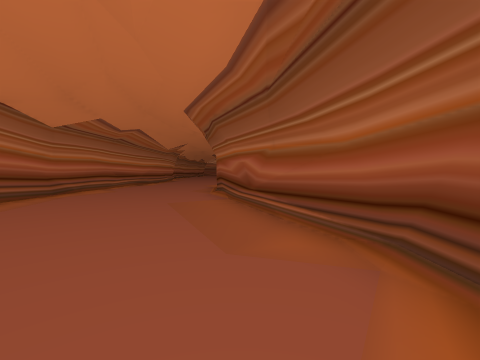
[1] (above)

12 first-person views from a walk through a Godot game level. The camera is 1.4 m above the floor, tilts 2° down and sees 90° across. The floor is counted in squares, 2 m on a side. Each view is taken from the middle of a square. On the plan, view 1 faces up. The plan holds only what a view shows up to about 9 squares ahead; the rest is blank. The place goes on beyond the plan.

[2]
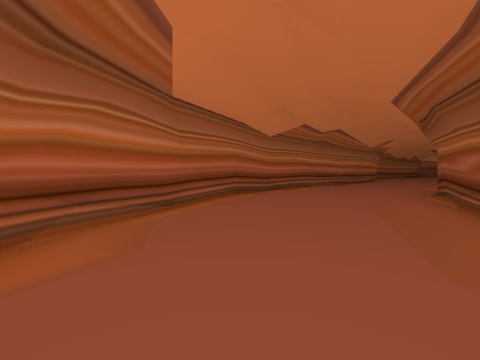

[3]
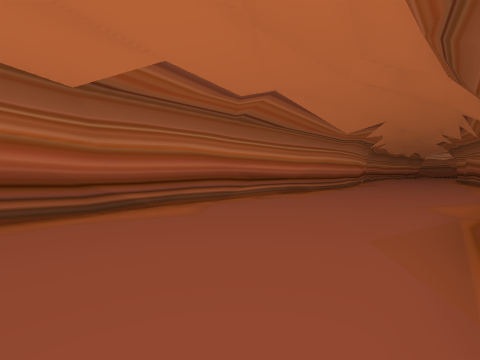

[4]
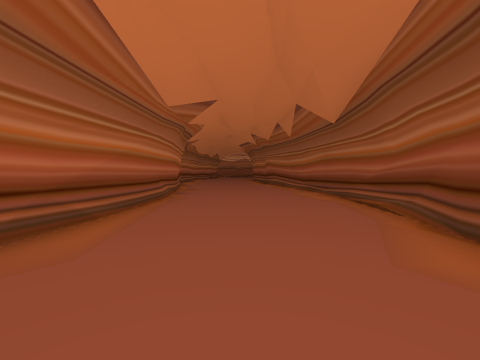

[5]
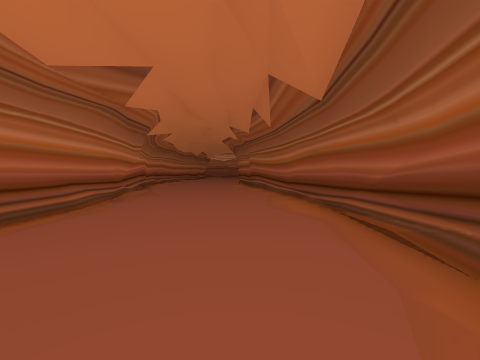

[6]
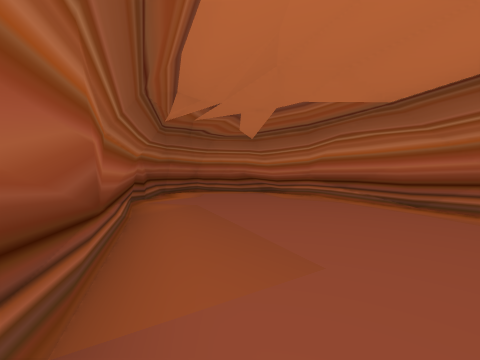

[7]
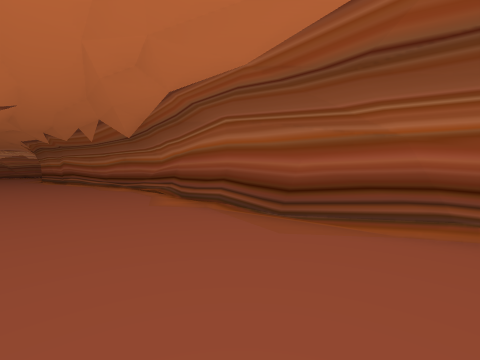

[8]
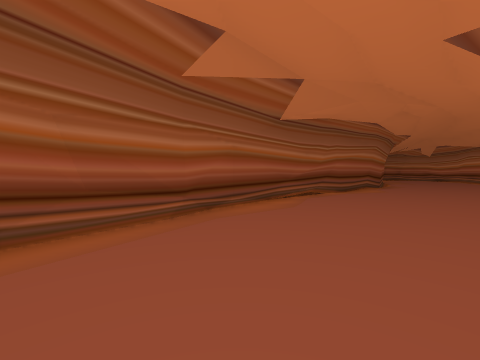

[9]
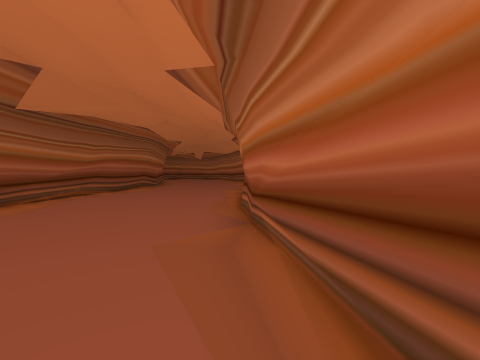

[10]
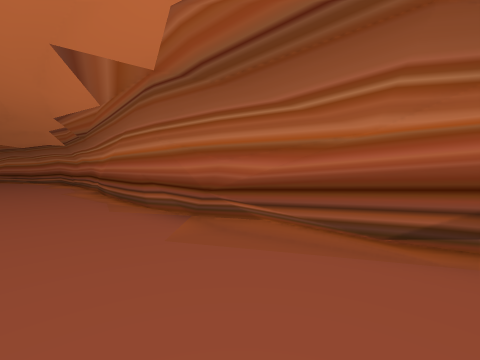

[11]
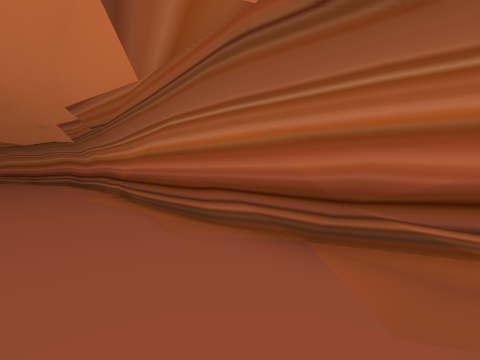

[12]
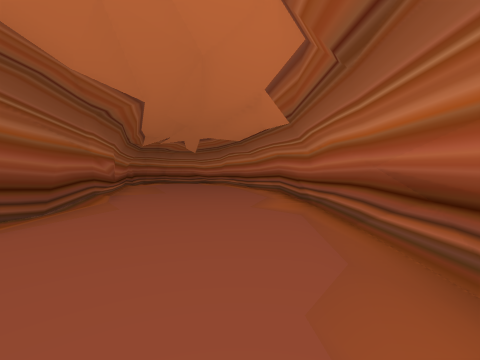

### Floor plan
Points are (right, up) in squares from view 1. A wall is a line through its corners. A room is listed if a view was taken in it or the views show most of it. See-through windows are left out.
Room 1 (views 1, 2, 3, 4, 5, 6, 7, 8, 9, 10, 11, 12)
walls: (-0.9, 10.4) (-0.7, 11.8); (-0.9, 8.8) (-0.9, 10.7); (-0.6, 10.8) (-0.4, 12.8); (-5.5, 11.1) (-5.6, 6.7); (-5.6, 8.1) (-5.3, 5); (-0.6, 12.6) (-0.3, 13.7); (-0.5, 7.3) (-0.9, 9.2); (-0.4, 12.9) (-0.2, 16.4); (-5.5, 13.2) (-5.5, 12.6); (-5, 13.7) (-5.6, 10.1); (-5.3, 5.2) (-4.9, 3.4) (-3.2, -0.2); (-5.2, 4.6) (-4.5, 2.5); (-0.2, 15.4) (-0.3, 17.8); (0.4, 4.5) (0.1, 5.1); (-5.2, 17.5) (-5, 15.9); (-0.3, 17.4) (-1, 21.1); (-4.3, 1.9) (-3, -0.1) (-1.3, -1.5); (-5.1, 18.2) (-5.1, 12.6); (-0.8, 18.8) (-1.1, 21); (-0.8, 18.8) (-0.8, 20.1); (-3.7, 0.8) (-2.5, -0.6); (1.4, 0.9) (1.3, 1.8); (-5.4, 19.9) (-5.2, 18); (-0.8, 20.3) (-0.9, 20.8); (1.5, 0.1) (1.5, 0.7); (-2, -0.9) (-1.4, -1.4) (-0.4, -1.7) (0.5, -1.5) (1.2, -0.5); (-1.7, -1.2) (-1.1, -1.6); (-5.8, 21) (-5, 17.5); (1.3, -0.6) (1.7, 0.5) (-0.6, 7.5); (-1.3, -1.6) (-0.5, -1.7); (-1.2, -1.6) (0.1, -1.6) (0.5, -1.5) (1.3, -0.5) (1.5, 0.2)
low walls: (-0.4, 13.5) (-0.4, 14.5); (0.9, 3.6) (0.6, 4.1); (0.8, 3.2) (0.5, 4); (-2.3, -0.8) (-1.8, -1.4); (1.5, -0.1) (1.5, 0.6); (-5.9, 21.1) (-5.6, 20.4)

Positions as (right, up) in squares from view 1, and headings:
1: (0, 0), facing up
2: (0, 0), facing up-left
3: (-1, 6), facing up-left
4: (-3, 10), facing up
5: (-2, 12), facing up
6: (-1, 7), facing down
7: (-4, 7), facing up-right
8: (-4, 21), facing down-right
9: (-5, 21), facing down
10: (-3, 21), facing down-left
11: (-3, 19), facing down-left
12: (-4, 13), facing down
